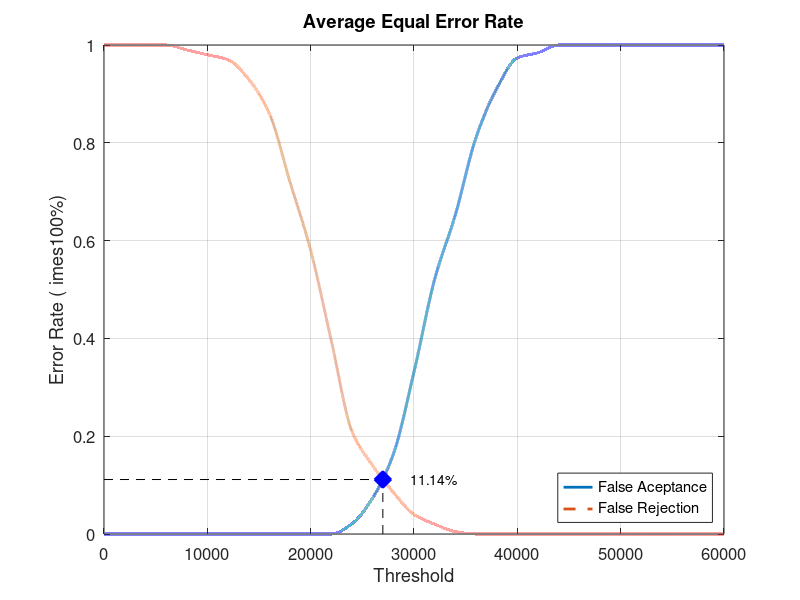
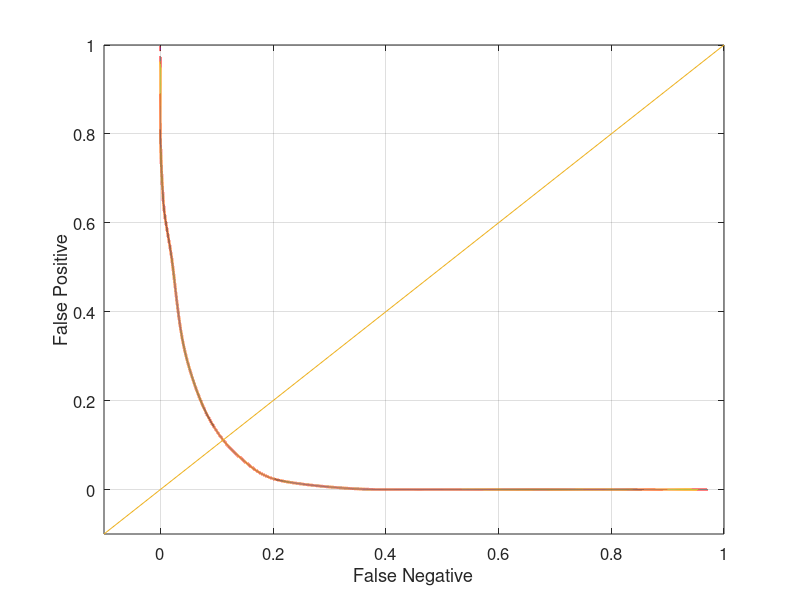

MATLAB code to generate these figures, in order:
close all;
clear;
clc;
x = 0:2000:60000;
xq = 0:0.5:60000;

y0 = [0 0 0 0 0 0 0 0 0 0 0 0 0.0210526 0.0736842 0.163158 0.331579 0.521053 0.652632 0.810526 0.910526 0.973684 0.984211 1 1 1 1 1 1 1 1 1]
yy0 = interp1(x, y0, xq, 'pchip');
y1 = [1 1 1 1 0.99 0.98 0.97 0.93 0.86 0.72 0.58 0.395 0.21 0.14 0.085 0.04 0.02 0.005 0 0 0 0 0 0 0 0 0 0 0 0 0]
yy1 = interp1(x, y1, xq, 'pchip');

% Calculating EER: 
y2 = abs(y0 - y1);
find(y2 == min(y2))
yy2 = abs(yy0 - yy1);
xEER = find(yy2 == min(yy2));
xEERIndex = xq(xEER) % X-axis EER
yEER = yy0(xEER) % Y-axis EER

main = figure
plot(xq, yy0,'-','LineWidth', 2);	hold on
plot(xq, yy1,'--','LineWidth', 2);	hold on
plot([xEERIndex xEERIndex], [0 yEER], 'k--');	hold on
plot([0 xEERIndex], [yEER yEER], 'k--');	hold on
plot(xEERIndex, yEER, 'bx', 'LineWidth', 10);	hold on
text(xEERIndex + 10 * xEERIndex / 100, yEER, [num2str(round((10000 * yEER)) / 100) '%'])
legend('False Aceptance', 'False Rejection', 'Location', 'SouthEast')
xlabel('Threshold')
ylabel('Error Rate (	imes100%)')
title('Average Equal Error Rate')
set(gca, 'FontSize', 12)
axis([0 60000 0 1])
grid on

print(main, 'Database2_2Main', '-dpng');
FNRxFPR = figure('Color', [1 1 1]);
plot(yy1, yy0, '-', yy1, yy0, 'LineWidth', 2);
hold on
y = -0.1:0.1:1
plot(y, y); 
set(gca, 'FontSize', 12)
xlabel('False Negative')
ylabel('False Positive')
axis([-0.1 1 -0.1 1])
set(gca, 'FontSize', 12)
grid on

print(FNRxFPR, 'Database2_2FNRxFPR','-dpng');
